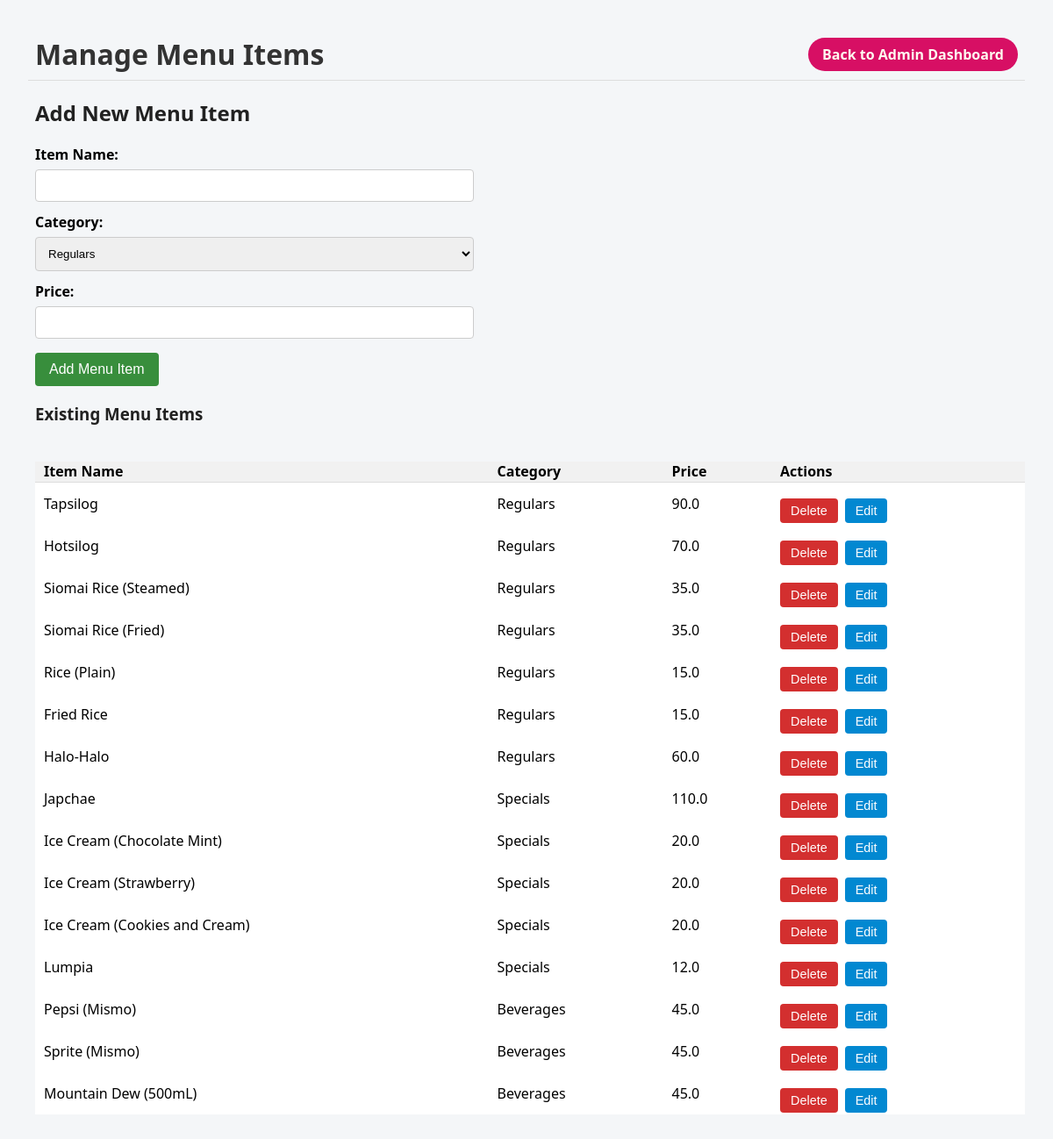
The app's page /menu_management (signed in) with its own data.
### tables this page shows
CREATE TABLE Menu_Items (
    Item_ID INTEGER PRIMARY KEY AUTOINCREMENT,
    Item_Name TEXT NOT NULL,
    Category TEXT NOT NULL,
    Price REAL NOT NULL,
    FOREIGN KEY (Category) REFERENCES Categories(Category_Name)
);

### app.py (the view, shortened to what this page needs)
@app.route('/menu_management', methods=['GET', 'POST'])
def menu_management():
    if session.get('role') != 'admin':
        return redirect(url_for('home'))
    conn = get_db_connection()
    cursor = conn.cursor()
    cursor.execute("""
    SELECT Item_ID, Item_Name, Category, Price
    FROM Menu_Items
    ORDER BY
        CASE Category
            WHEN 'Regulars' THEN 1
            WHEN 'Specials' THEN 2
            WHEN 'Beverages' THEN 3
            WHEN 'Extras' THEN 4
            ELSE 5
        END
""")
    menu_items = cursor.fetchall()
    item_to_edit = None
    if request.args.get('edit_id'):
        cursor.execute('SELECT * FROM Menu_Items WHERE Item_ID = ?', (request.args.get('edit_id'),))
        item_to_edit = cursor.fetchone()
    conn.close()
    return render_template('menu_management.html', menu_items=menu_items, item_to_edit=item_to_edit)

### app.py (called while the page is built)
def get_db_connection():
    conn = sqlite3.connect(DB_PATH)
    conn.row_factory = sqlite3.Row
    return conn

### templates/menu_management.html (shortened to what this page needs)
<!DOCTYPE html>
<html lang="en">
<head>
  <link rel="stylesheet" href="{{ url_for('static', filename='styles_menu_management.css') }}">
</head>
<body>
  <header>
    <a href="menu_management" class="logo">Manage Menu Items</a>
    <div class="auth-buttons">
      <a class="btn-backdash" href="{{ url_for('admin_dashboard') }}">Back to Admin Dashboard</a>
    </div>
  </header>
<div class="divider">
  {% if item_to_edit %}
  <h2>Edit Menu Item</h2>
  <form method="POST" action="{{ url_for('menu_management') }}">
    <input type="hidden" name="item_id" value="{{ item_to_edit['Item_ID'] }}">
    <label for="item_name">Item Name:</label>
    <input type="text" name="item_name" value="{{ item_to_edit['Item_Name'] }}" required>
    <label for="category">Category:</label>
    <select name="category" required>
      <option value="Regulars" {% if item_to_edit['Category'] == 'Regulars' %}selected{% endif %}>Regulars</option>
      <option value="Specials" {% if item_to_edit['Category'] == 'Specials' %}selected{% endif %}>Specials</option>
      <option value="Beverages" {% if item_to_edit['Category'] == 'Beverages' %}selected{% endif %}>Beverages</option>
      <option value="Extras" {% if item_to_edit['Category'] == 'Extras' %}selected{% endif %}>Extras</option>
    </select>
    <label for="price">Price:</label>
    <input type="number" name="price" step="0.01" value="{{ item_to_edit['Price'] }}" required>
    <button type="submit">Save Changes</button>
    <a class="cancel-link" href="{{ url_for('menu_management') }}">Cancel</a>
  </form>
  {% else %}
  <h2>Add New Menu Item</h2>
  <form method="POST" action="{{ url_for('menu_management') }}">
    <label for="item_name">Item Name:</label>
    <input type="text" name="item_name" required>
    <label for="category">Category:</label>
    <select name="category" required>
      <option value="Regulars">Regulars</option>
    </select>
    <label for="price">Price:</label>
    <input type="number" name="price" step="0.01" required>
    <button class="add" type="submit">Add Menu Item</button>
  </form>
  {% endif %}
  <h3>Existing Menu Items</h3>
  <div style="overflow-x:auto;">
    <table>
      <thead>
        <tr>
          <th>Item Name</th>
          <th>Category</th>
          <th>Price</th>
          <th>Actions</th>
        </tr>
      </thead>
      <tbody>
        {% for item in menu_items %}
        <tr>
          <td>{{ item['Item_Name'] }}</td>
          <td>{{ item['Category'] }}</td>
          <td>{{ item['Price'] }}</td>
          <td>
            <div class="action-btns">
              <form action="{{ url_for('menu_management') }}" method="post" onsubmit="return confirm('Are you sure you want to delete this item?');" style="display:inline;">
                <button class="delete" type="submit">Delete</button>
              </form>
              <form action="{{ url_for('menu_management') }}" method="get" style="display:inline;">
                <button class="edit" type="submit">Edit</button>
              </form>
            </div>
          </td>
        </tr>
        {% endfor %}
      </tbody>
    </table>
  </div>
</div>
</body>
</html>

### static/styles_menu_management.css (style rules this page uses)
body { font-family: 'Segoe UI', Tahoma, Geneva, Verdana, sans-serif; background-color: #f4f6f8; margin: 0; padding: 2rem; }
h1, h2, h3 { color: #212121; }
.divider { margin-left: 0.5rem; }
header { display: flex; justify-content: space-between; align-items: center; padding: 0.5rem; background-color: #f4f6f8; border-bottom: 1px solid #ddd; }
.logo { font-size: 2rem; font-weight: bold; text-decoration: none; color: #333; }
.auth-buttons { display: flex; gap: 1rem; }
form { background: #ffffff; padding: 16px; margin-bottom: 24px; border: 1px solid #ccc; border-radius: 6px; max-width: 500px; }
label { display: block; margin-top: 12px; font-weight: bold; }
input[type="text"], input[type="number"], select { width: 100%; padding: 10px; margin-top: 6px; border: 1px solid #ccc; border-radius: 4px; box-sizing: border-box; }
button { margin-top: 16px; padding: 10px 16px; background-color: #1976d2; color: white; border: none; border-radius: 4px; cursor: pointer; font-size: 1rem; }
.btn-backdash { background: #d70f64; color: #fffaf0; border: none; padding: 8px 16px; border-radius: 20px; cursor: pointer; font-weight: bold; transition: background-color 0.3s ease; text-decoration: none; }
table { width: 100%; border-collapse: collapse; margin-top: 24px; background-color: white; }
th, td { padding: 2px 10px; text-align: left; border-bottom: 1px solid #ddd; line-height: 1.2; }
th { background-color: #f1f1f1; font-weight: bold; }
td { border: none; }
td > div { border: none !important; box-shadow: none !important; }
.action-btns { display: flex; gap: 8px; margin: 0; padding: 0; }
.action-btns form { margin: 0; }
.action-btns button { padding: 6px 12px; font-size: 0.9rem; border: none; outline: none; box-shadow: none; }
form { background: none; padding: 0; margin: 0; border: none; }
.delete { background-color: #d32f2f; }
.edit { background-color: #0288d1; }
.add { background-color: #388e3c; }

### records on screen
Menu_Items: Item_Name "Tapsilog", Category "Regulars", Price "90.0"
Menu_Items: Item_Name "Hotsilog", Category "Regulars", Price "70.0"
Menu_Items: Item_Name "Siomai Rice (Steamed)", Category "Regulars", Price "35.0"
Menu_Items: Item_Name "Siomai Rice (Fried)", Category "Regulars", Price "35.0"
Menu_Items: Item_Name "Rice (Plain)", Category "Regulars", Price "15.0"
Menu_Items: Item_Name "Fried Rice", Category "Regulars", Price "15.0"
Menu_Items: Item_Name "Halo-Halo", Category "Regulars", Price "60.0"
Menu_Items: Item_Name "Japchae", Category "Specials", Price "110.0"
Menu_Items: Item_Name "Ice Cream (Chocolate Mint)", Category "Specials", Price "20.0"
Menu_Items: Item_Name "Ice Cream (Strawberry)", Category "Specials", Price "20.0"
Menu_Items: Item_Name "Ice Cream (Cookies and Cream)", Category "Specials", Price "20.0"
Menu_Items: Item_Name "Lumpia", Category "Specials", Price "12.0"
Menu_Items: Item_Name "Pepsi (Mismo)", Category "Beverages", Price "45.0"
Menu_Items: Item_Name "Sprite (Mismo)", Category "Beverages", Price "45.0"
Menu_Items: Item_Name "Mountain Dew (500mL)", Category "Beverages", Price "45.0"
